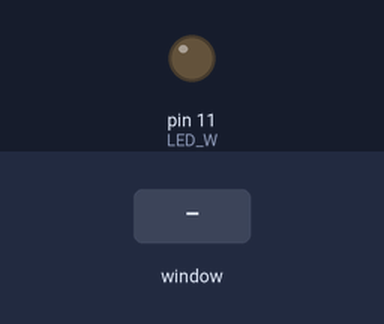
A program run on a simulated Raspberry Pi (header pin numbers). On the bench: output pins drawn as LEDs (lit = HIGH). Inputs (shaded band) come from the test bench. The desktop window is not drawn, its controls go by their first labels and the mouse button is held 0.15 s; what the program prints to the terminal is not drawn.

Above: at 1.2 s.
1.3 s: control labelled "LED_W" in the window clicked
At 2.4 s:
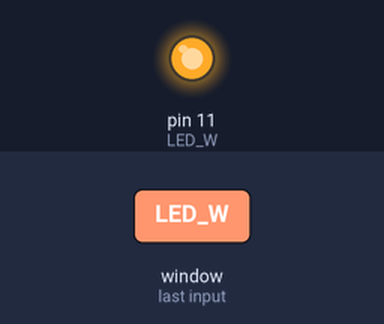
2.8 s: control no. 2 labelled "LED_W" in the window clicked
At 3.6 s:
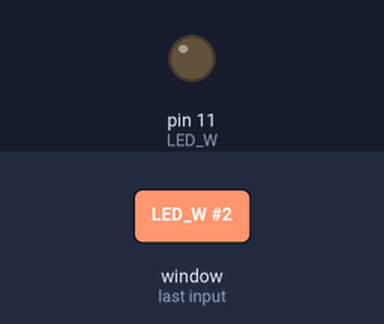
Timing chart, 0 to 5.8 s (numbered marks = the images above; inputs shaded):
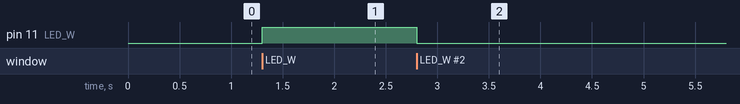

Measured:
- after the input at 1.3 s, pin 11 (LED_W): LOW → HIGH at once
- after the input at 2.8 s, pin 11 (LED_W): HIGH → LOW at once

The program:

led_02_x.py
```python
# coding: utf-8

# GPIO 모듈
import RPi.GPIO as GPIO

import time
import tkinter as tk

# 핀 번호 할당으로 처리 : 핀번호 설정
GPIO.setmode(GPIO.BOARD)

# 핀 번호 설정 : chanel
LED_W = 11

# 11번 핀 출력 핀으로 등록, 초기 출력은 LOW = 0 False
GPIO.setup(LED_W, GPIO.OUT, initial=GPIO.LOW)


print('=====>LED_W:',GPIO.input(LED_W))

def on():
    GPIO.output(LED_W, 1)

def off():
    GPIO.output(LED_W, 0)


# 윈도우 객체
window = tk.Tk()
window.geometry('400x400')

# label 객체 생성
label = tk.Label(window, text='버튼을 눌러서 LED 점등을 하세요')

# button 객체 생성
btn = tk.Button(window, text='LED_W', command=on)
btn = tk.Button(window, text='LED_W', command=off)

# 위젯 배치
label.pack()
btn.pack()

# 윈도우 출력
window.mainloop()

# GPIO 개방
GPIO.cleanup()
```
